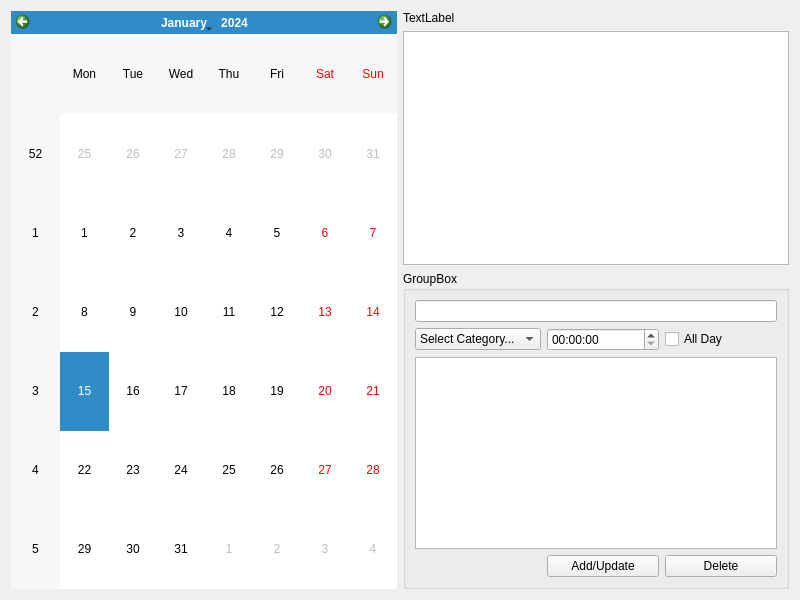
<?xml version="1.0" encoding="UTF-8"?>
<ui version="4.0">
 <class>MainWindow</class>
 <widget class="QWidget" name="MainWindow">
  <property name="geometry">
   <rect>
    <x>0</x>
    <y>0</y>
    <width>800</width>
    <height>600</height>
   </rect>
  </property>
  <property name="windowTitle">
   <string>Form</string>
  </property>
  <layout class="QHBoxLayout" name="horizontalLayout">
   <item>
    <widget class="QCalendarWidget" name="calendar">
     <property name="sizePolicy">
      <sizepolicy hsizetype="Expanding" vsizetype="Expanding">
       <horstretch>0</horstretch>
       <verstretch>0</verstretch>
      </sizepolicy>
     </property>
    </widget>
   </item>
   <item>
    <layout class="QVBoxLayout" name="verticalLayout">
     <item>
      <widget class="QLabel" name="label">
       <property name="text">
        <string>TextLabel</string>
       </property>
      </widget>
     </item>
     <item>
      <widget class="QListWidget" name="event_list"/>
     </item>
     <item>
      <widget class="QGroupBox" name="event">
       <property name="title">
        <string>GroupBox</string>
       </property>
       <layout class="QGridLayout" name="gridLayout">
        <item row="1" column="0">
         <widget class="QComboBox" name="event_category">
          <item>
           <property name="text">
            <string>Select Category...</string>
           </property>
          </item>
          <item>
           <property name="text">
            <string>New</string>
           </property>
          </item>
          <item>
           <property name="text">
            <string>Work</string>
           </property>
          </item>
          <item>
           <property name="text">
            <string>Doctor</string>
           </property>
          </item>
          <item>
           <property name="text">
            <string>Meeting</string>
           </property>
          </item>
         </widget>
        </item>
        <item row="0" column="0" colspan="3">
         <widget class="QLineEdit" name="event_title">
          <property name="sizePolicy">
           <sizepolicy hsizetype="Expanding" vsizetype="Fixed">
            <horstretch>0</horstretch>
            <verstretch>0</verstretch>
           </sizepolicy>
          </property>
         </widget>
        </item>
        <item row="1" column="1">
         <widget class="QTimeEdit" name="event_time"/>
        </item>
        <item row="1" column="2">
         <widget class="QCheckBox" name="allday_check">
          <property name="text">
           <string>All Day</string>
          </property>
         </widget>
        </item>
        <item row="2" column="0" colspan="3">
         <widget class="QTextEdit" name="event_detail"/>
        </item>
        <item row="3" column="1">
         <widget class="QPushButton" name="add_button">
          <property name="text">
           <string>Add/Update</string>
          </property>
         </widget>
        </item>
        <item row="3" column="2">
         <widget class="QPushButton" name="del_button">
          <property name="text">
           <string>Delete</string>
          </property>
         </widget>
        </item>
       </layout>
      </widget>
     </item>
    </layout>
   </item>
  </layout>
 </widget>
 <resources/>
 <connections>
  <connection>
   <sender>allday_check</sender>
   <signal>toggled(bool)</signal>
   <receiver>event_time</receiver>
   <slot>setDisabled(bool)</slot>
   <hints>
    <hint type="sourcelabel">
     <x>720</x>
     <y>336</y>
    </hint>
    <hint type="destinationlabel">
     <x>599</x>
     <y>337</y>
    </hint>
   </hints>
  </connection>
 </connections>
</ui>
